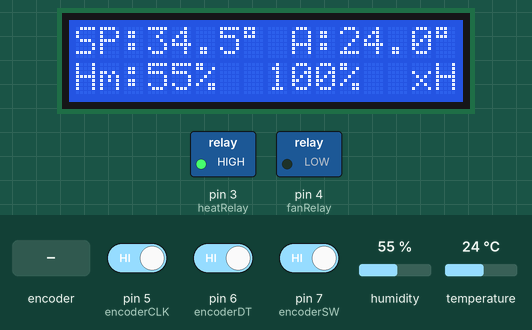
Simulated run of this sketch. Board: Arduino Uno, built with avr-gcc and run on an emulated ATmega328P. Parts: 16×2 character LCD, switched loads named in the sketch (green lamp = pin HIGH). The inputs (shaded band) are chosen by the test bench; at power-on: humidity 55 %, pin 7 (encoderSW) HIGH, pin 5 (encoderCLK) HIGH, pin 6 (encoderDT) HIGH, temperature 24 °C. EEPROM starts erased; what the sketch prints to the serial monitor is not drawn.

Above: at 6.2 s.
6.3 s: humidity set to 22 %
At 8.3 s:
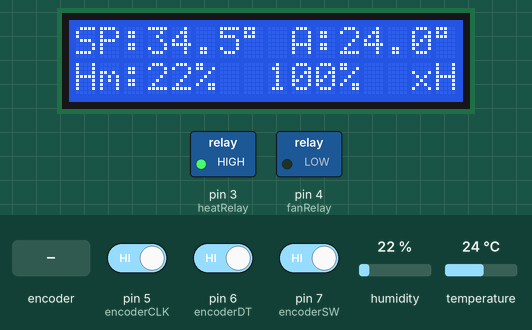
8.6 s: pin 7 (encoderSW) driven LOW
At 9.8 s:
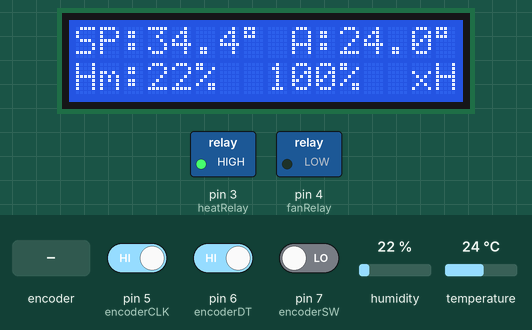
10.1 s: rotary encoder on pin 5 (encoderCLK) / pin 6 (encoderDT) turned 3 steps (first pin leading)
At 11.6 s:
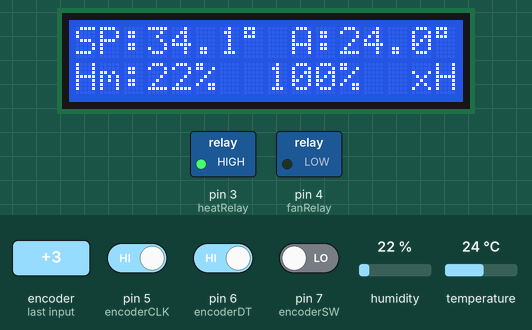
12.2 s: rotary encoder on pin 5 (encoderCLK) / pin 6 (encoderDT) turned 1 step (first pin leading)
At 12.9 s:
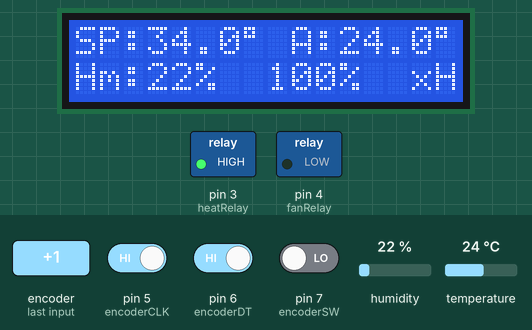
Timing chart, 0 to 14.9 s (numbered marks = the images above; inputs shaded):
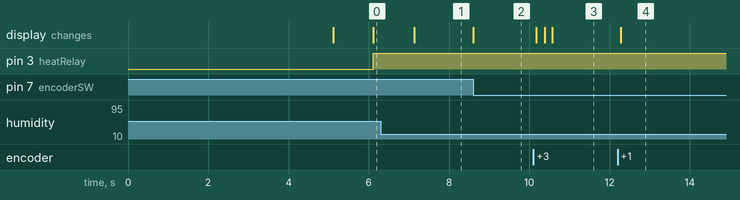

Measured:
- after the input at 6.3 s, the display: changes after 0.83 s (image 1)
- after the input at 8.6 s, the display: changes at once (image 2)
- after the input at 10.1 s, the display: first changes after 0.08 s (image 3 shows a later state)
- after the input at 12.2 s, the display: changes after 0.08 s (image 4)

The sketch:

ardBeeQueenPID4.ino
```cpp
String programName = "ardBeeQueenPID4";
String date = "201910020";
String author = "Jon Sagebrand";
String email = "jonsagebrand@gmail.com";

const bool plot = 1; // enable plotting function, all other output to serial will be suppressed

/*******************************
   EEPROM setup
 *******************************/
#include <EEPROM.h> // include EEPROM library
const int eeAddr = 0; // address to store the set point temp
double f; // stores the temp set in eeprom

/*******************************
   DHT setup
 *******************************/
#include <DHT.h> // include the DHT library
#define DHTPIN 2  // declare DHT pin number

// uncomment one of the below sensors
//#define DHTTYPE DHT11   // DHT 11 used
#define DHTTYPE DHT22   // DHT 22  (AM2302), AM2321
//#define DHTTYPE DHT21   // DHT 21 (AM230)

DHT dht(DHTPIN, DHTTYPE);  // initialize DHT sensor

unsigned long readMillis; // stores millis
const int waitTime = 2000; // millis to wait between reads

double hum = 0; // stores humidity
double temp = 0; // stores temperature
double dewPoint = 0; // calculated dew point
double dewPointFast = 0; // another calculated dew point
double hic = 0;

/*******************************
   Input/Output pins setup
 *******************************/
const int heatRelay = 3;  // heating relay
bool heatRelayState;
bool heatRelayStateLast = 0; // last state of operation

const int fanRelay = 4;  // cooling relay
bool fanRelayState = 0; // fan is always on/off
bool fanRelayStateLast = 0; // last state of operation

const int encoderCLK = 5; // rotary encoder CLK signal input pin
const int encoderDT = 6; // rotary encoder DT signal input pin
const int encoderSW = 7; // rotary encoders switch input pin, goes LOW when pressed

bool encoderCLKState = 0; // for storing encoder values
bool encoderDTState = 0;
bool encoderSWState = 0;
bool encoderDTStateLast = 0;
bool encoderSWStateLast = 0;

unsigned long encoderSWTimeMillis = 0; // the last time encoder button was toggled
const int debounce = 200;   // the debounce time, increase if the output flickers

/*******************************
   LCD setup
 *******************************/
#include <LiquidCrystal.h> // include the LCD library

// define LCD pins
const int LCD_RS = 13; // LCD RS, pin 4
const int LCD_EN = 12; // LCD E, pin 6, Enable
const int LCD_D4 = 11; // LCD D4, pin 11, databit 4
const int LCD_D5 = 10; // LCD D5, pin 12, databit 5
const int LCD_D6 = 9; // LCD D6, pin 13, databit 6
const int LCD_D7 = 8; // LCD D7, pin 14, databit7
/* other pins on LCD are:
   VSS, pin 1, GND
   VDD, pin 2, +5V
   V0, pin 3, 10k potentiometer, ends to +5V and GND, middle pin to V0, contrast
   R/W, pin 5, GND, Read/Write
   A, pin 15, 220ohm resistor, one end to +5V, other to A, back light anode, ~+4.2V
   K, pin 16, GND, back light cathode
   D0, pin 7, databit 0, not used/connected
   D1, pin 8, databit 1, not used/connected
   D2, pin 9, databit 2, not used/connected
   D3, pin 10, databit 3, not used/connected
*/

LiquidCrystal lcd(LCD_RS, LCD_EN, LCD_D4, LCD_D5, LCD_D6, LCD_D7); // initialize the LCD library

const int lcdColumns = 16; // columns and rows of the LCD
const int lcdRows = 2;

/*******************************
   PID setup
 *******************************/
#include <PID_v1.h> // include PID library by Brett Beauregard

double setPointTemp = 34.5; // the goal temp, in degrees celsius
double Output; // the PIDs output

/* PID tuning with the Ziegler-Nichols method
 *  Kp0 = The amplification when self oscillation occurs
 *  T0  = The period time of the oscillation
 *        P         PI        PID
 *   Kp   Kp0*0,5   Kp0*0,45  Kp0*0,6
 *   Ti   Off       T0/1,2    T0/2
 *   Td   Off       Off       T0/8
*/
//double Kp = 1, Ki = 2500.0, Kd = 625.0; // specify PID tuning variables
//double Kp = 1, Ki = 1.0, Kd = 1.0; // specify PID tuning variables
double Kp = 0.1, Ki = 5000.0, Kd = 1375.0; // specify PID tuning variables
PID myPID(&temp, &Output, &setPointTemp, Kp, Ki, Kd, DIRECT);

const unsigned long windowSize = 30000; // the time which the PID distributes between ON and OFF
bool PIDCalculated; // for checking if PID has been calculated
unsigned long windowTime;
unsigned long onTimeVal; // on time value

/*******************************
   Text output setup
 *******************************/
String valString = ""; // for calculation of length of values
int valLength;

String setPointTempText = "SP:"; // text to print before values on LCD
String actualTempText = "A:";
String humidityText = "Hm:";

const int setPointYOffset = 0; // LCD text offsets
const int actualTempYOffset = 9;
const int humidityYOffset = 0;
const int PIDYOffset = 8;

char dtostrfbuffer[5]; // buffer to store float to string

void setup(void) {
  /*******************************
    start LCD
  *******************************/
  lcd.begin(lcdColumns, lcdRows); // start LCD

  lcd.setCursor(0, 0); // print a message to the LCD
  lcd.print(programName);
  lcd.setCursor(0, 1);
  lcd.print("Booting ...");

  /*******************************
    start serial
  *******************************/
  lcd.setCursor(0, 1);
  lcd.print("Starting serial ...");
  Serial.begin(9600); // start serial port

  if (!plot) {
    Serial.println(programName); // print information
    Serial.println(date);
    Serial.print("by ");
    Serial.print(author);
    Serial.println(email);
    Serial.println();
  }

  /*******************************
    read value from eeprom
  *******************************/
  if (!plot) {
    Serial.println("Reading last temp from eeprom ...");
  }
  lcd.setCursor(0, 1);
  lcd.print("Reading last temp ...");
  f = 0.00f;
  EEPROM.get(eeAddr, f); // read set point from eeprom
  if (!plot) {
    Serial.print("Found value: ");
    Serial.println(f);
    Serial.println();
  }

  if (isnan(f)) { // check if there is a value stored in eeprom
    if (!plot) {
      Serial.println("No value found in eeprom");
      Serial.print("Storing value: ");
      Serial.println(setPointTemp);
      Serial.println();
    }
    EEPROM.put(eeAddr, setPointTemp); // if not, store the predefined val
  } else {
    if (!plot) {
      Serial.print("Found setpoint stored in eeprom: ");
      Serial.println(f);
      Serial.println("Using it as set point temperature");
      Serial.println();
    }
    setPointTemp = f; // else use it as set point
  }

  /*******************************
    start DHT
  *******************************/
  if (!plot) {
    Serial.println("Starting DHT sensor ...");
    Serial.println();
  }
  lcd.setCursor(0, 1);
  lcd.print("Starting sensor ...");
  dht.begin();  // start up dht sensors

  /*******************************
    define in- and outputs
  *******************************/
  if (!plot) {
    Serial.println("Starting outputs  ...");
  }
  lcd.setCursor(0, 1);
  lcd.print("Starting outputs ...");
  pinMode(heatRelay, OUTPUT);
  pinMode(fanRelay, OUTPUT);

  // rotary encoder pins
  if (!plot) {
    Serial.println("Starting inputs ...");
    Serial.println();
  }
  lcd.setCursor(0, 1);
  lcd.print("Starting inputs ...");
  pinMode(encoderCLK, INPUT);
  pinMode(encoderDT, INPUT);
  pinMode(encoderSW, INPUT);

  /*******************************
    start PID
  *******************************/
  if (!plot) {
    Serial.println("Starting PID ...");
    Serial.println();
  }
  lcd.setCursor(0, 1);
  lcd.print("Starting PID ...");
  myPID.SetOutputLimits(0, 1000); // 1000 steps in the control loop
  myPID.SetSampleTime(1000); //default is 100 miliseconds
  myPID.SetMode(MANUAL);// clears windup anc verifies PID calculations are correct based on sample time
  delay(5000); // prep the millis() timer below to have 5 seconds on it before PID starts calculating and turns on the heater
  myPID.SetMode(AUTOMATIC); // // start the PID ready for first calculation

  /*******************************
    start
  *******************************/
  lcd.clear();

  printSetPoint(); // print set point temp to LCD
  printHeatState(); // print heat state to LCD and serial
  printFanState(); // print fan state to LCD and serial

  if (!plot) {
    Serial.println("Program starts ...");
    Serial.println();
  }
}

void loop(void) {
  /*******************************
     Rotary Encoder
   *******************************/
  encoderCLKState = digitalRead(encoderCLK); // read rotary encoder
  encoderDTState = digitalRead(encoderDT);
  encoderSWState = digitalRead(encoderSW);

  if (!encoderSWState) { // button is pressed
    if (!encoderDTStateLast && encoderDTState) { // encoder has been turned
      if (!encoderCLKState) { // encoder is turned clockwise
        setPointTemp += 0.1;
        if (!plot) {
          Serial.print("Increasing set point. New value: ");
        }
      } else { // encoder is turned anti clockwise
        setPointTemp -= 0.1;
        if (!plot) {
          Serial.print("Decreasing set point. New value: ");
        }
      }
      if (!plot) {
        Serial.println(setPointTemp);
      }
    }
    encoderDTStateLast = encoderDTState; // store last value of encoder
  }

  if (encoderSWState != encoderSWStateLast) { // button has toggled
    if (!encoderSWState) { // button was pressed
      if (!plot) {
        Serial.println("Button is down");
      }
    } else { // button was released
      if (!plot) {
        Serial.println("Button is up");
        Serial.print("Storing new value to eeprom: ");
        Serial.print(setPointTemp);
        Serial.println(" ...");
      }
      EEPROM.put(eeAddr, setPointTemp); // write new set point to eeprom
    }
    encoderSWStateLast = encoderSWState; // store last value of encoder switch
    if (!plot) {
      Serial.println();
    }
  }

  printSetPoint(); // print the new set point temp to LCD

  /*******************************
     Temperature
   ********************************/
  if (encoderSWState) { // only read values if encoder button is UP
    if (millis() - readMillis >= waitTime) { // check if it's time to read sensor
      if (!plot) {
        Serial.println("Requesting humidity and temperature ...");
      }
      hum = dht.readHumidity(); // read humidity
      temp = dht.readTemperature(); // read temperature as celsius

      if (isnan(hum) || isnan(temp)) { // check if any reads failed
        if (!plot) {
          Serial.println(F("Failed to read from DHT sensor!"));
        }
        return;
      }
      else {
        if (plot) {
          Serial.print(setPointTemp); // print set point, temperature in celcius
          Serial.print(",");
          Serial.print(temp); // print process value, temperature in celsius
          Serial.print(",");
          Serial.print(hum); // prints humidity, relative %
          Serial.print(",");
          Serial.print(10 + Output / 100); // prints PID output 10-20
          Serial.print(",");
          Serial.println(heatRelayState * 10); // 0 = cooling off, 10 = heating, 20 = waiting
        }
      }
      printActualValues(); // print measured values to serial and LCD
      readMillis = millis(); // this is the time when sensor was last read
    }
  }

  /*******************************
     PID
   *******************************/
  PIDCalculated = myPID.Compute(); // this only calculates once every second and returns TRUE when it does
  writeToheatRelay(Output); // switch relay on or off
  if (PIDCalculated) {
    printPIDOutput(); // print PID output to LCD and serial
  }

  if (heatRelayState != heatRelayStateLast) { // there has been a change in heating or cooling
    printHeatState(); // print heat state to LCD and serial
    heatRelayStateLast = heatRelayState; // store last value
  }

  /*******************************
    Fan
  *******************************/
  digitalWrite(fanRelay, fanRelayState);

  if (fanRelayState != fanRelayStateLast) { // there has been a change in fan status
    printFanState(); // print fan status to LCD and serial
    fanRelayStateLast = fanRelayState; // store last value
  }
}

// dewPoint function NOAA
// reference: http://wahiduddin.net/calc/density_algorithms.htm
double dewPointFunction(double celsius, double humidity) {
  double A0 = 373.15 / (273.15 + celsius);
  double SUM = -7.90298 * (A0 - 1);
  SUM += 5.02808 * log10(A0);
  SUM += -1.3816e-7 * (pow(10, (11.344 * (1 - 1 / A0))) - 1);
  SUM += 8.1328e-3 * (pow(10, (-3.49149 * (A0 - 1))) - 1);
  SUM += log10(1013.246);
  double VP = pow(10, SUM - 3) * humidity;
  double T = log(VP / 0.61078);   // temp var
  return (241.88 * T) / (17.558 - T);
}

// delta max = 0.6544 wrt dewPoint()
// 5x faster than dewPoint()
// reference: http://en.wikipedia.org/wiki/Dew_point
double dewPointFastFunction(double celsius, double humidity) {
  double a = 17.271;
  double b = 237.7;
  double temp = (a * celsius) / (b + celsius) + log(humidity / 100);
  double Td = (b * temp) / (a - temp);
  return Td;
}

int intToStringToLength(int val) { // returns how many numbers in integer
  valString = String(val); // convert to string
  valLength = valString.length(); // count number of characters in string
  return valLength;
}

void printSetPoint() { // prints set point temp to LCD
  lcd.setCursor(setPointYOffset, 0);
  lcd.print(setPointTempText);
  valLength = setPointTempText.length(); // number of characters before digits
  lcd.setCursor(setPointYOffset + valLength, 0);
  lcd.print(setPointTemp, 1); // prints set point
  dtostrf(setPointTemp, 1, 1, dtostrfbuffer);
  valLength = valLength + strlen(dtostrfbuffer); // number of characters before digits + number of digits
  lcd.setCursor(setPointYOffset + valLength, 0);
  lcd.print((char)223); // prints degree sign
  lcd.setCursor(setPointYOffset + valLength + 1, 0);
  lcd.print(" ");
}

void printActualValues() { // prints measured values to serial and LCD
  dewPoint = dewPointFunction(temp, hum);   // calculate dew points in two different ways
  dewPointFast = dewPointFastFunction(temp, hum);
  hic = dht.computeHeatIndex(temp, hum, false);   // calculate heat index in Celsius (isFahrenheit = false)

  if (!plot) {
    Serial.print("    Temperature: ");
    Serial.println(temp);
    Serial.print("    Humidity: ");
    Serial.println(hum);
    Serial.print("    Dew Point: ");
    Serial.println(dewPoint);
    Serial.print("    Dew Point Fast: ");
    Serial.println(dewPointFast);
    Serial.print("    Heat Index: ");
    Serial.println(hic);
    Serial.println();
  }

  lcd.setCursor(actualTempYOffset, 0); // temp
  lcd.print(actualTempText);
  valLength = actualTempText.length();
  lcd.setCursor(actualTempYOffset + valLength, 0);
  lcd.print(temp, 1);
  dtostrf(temp, 1, 1, dtostrfbuffer);
  valLength = valLength + strlen(dtostrfbuffer);
  lcd.setCursor(actualTempYOffset + valLength, 0);
  lcd.print((char)223);
  lcd.setCursor(actualTempYOffset + valLength + 1, 0);
  lcd.print(" ");

  lcd.setCursor(humidityYOffset, 1); // humidity
  lcd.print(humidityText);
  valLength = humidityText.length(); // number of characters before digits
  lcd.setCursor(humidityYOffset + valLength, 1);
  lcd.print(hum, 0);
  dtostrf(hum, 1, 0, dtostrfbuffer);
  valLength = valLength + strlen(dtostrfbuffer);
  lcd.setCursor(humidityYOffset + valLength, 1);
  lcd.print("%  ");
}

void printPIDOutput() { // prints PID output to LCD and serial
  if (!plot) {
    Serial.print("SP: ");
    Serial.print(setPointTemp);
    Serial.print("°C, PV: ");
    Serial.print(temp);
    Serial.print("°C, PIDout: ");
    Serial.print(Output / 10);
    Serial.print("%, WT: ");
    Serial.print(windowTime);
    Serial.print(", OTV: ");
    Serial.println(onTimeVal);
    Serial.print(", HRS: ");
    Serial.println((heatRelayState) ? "On" : "OFF");
    Serial.println();
  }

  lcd.setCursor(PIDYOffset, 1);
  int output = round(Output / 10);
  lcd.print(output);
  valLength = intToStringToLength(output);
  lcd.setCursor(PIDYOffset + valLength, 1);
  lcd.print("%  ");
}

void printHeatState() { // prints heat state (ie C, H or W) to LCD and serial
  if (!heatRelayState) {
    if (!plot) {
      Serial.println("Cooling ...");
    }
    lcd.setCursor(15, 1);
    lcd.print("C");
  } else {
    if (!plot) {
      Serial.println("Heating ...");
    }
    lcd.setCursor(15, 1);
    lcd.print("H");
  }

  if (!plot) {
    Serial.println();
  }
}

void printFanState() { // prints fan state to LCD and serial
  if (fanRelayState) {
    if (!plot) {
      Serial.println("Fan ON");
    }
    lcd.setCursor(14, 1);
    lcd.print("F");
  } else {
    if (!plot) {
      Serial.println("Fan OFF");
    }
    lcd.setCursor(14, 1);
    lcd.print("x");
  }
  if (!plot) {
    Serial.println();
  }
}

void writeToheatRelay(double value) {
  windowTime = millis() % windowSize; // convert millis into a millisecond counter that resets at windowSize
  onTimeVal = (unsigned long)(value * (double)windowSize / 1000.0); // convert windowSize into seconds and multiply it by output which ranges from 0 to 1000

  if (onTimeVal > windowTime) {
    heatRelayState = 1;
  } else {
    heatRelayState = 0;
  }

  digitalWrite(heatRelay, heatRelayState); // set the output
  /*
    // short cycle prevention (Blink without delay)
    static unsigned long ShortCycleTimer;
    if ((millis() - ShortCycleTimer) >= (5000)) {
    if ((digitalRead(heatRelay) == LOW) && (heatRelayState = HIGH)) {
    	ShortCycleTimer = millis(); // this sets a blink without delay timer that prevents the following line from triggeringfor 5 seconds after it changes the output to HIGH
    }
    digitalWrite(heatRelay, heatRelayState); // set the output
    }
  */
}
```
